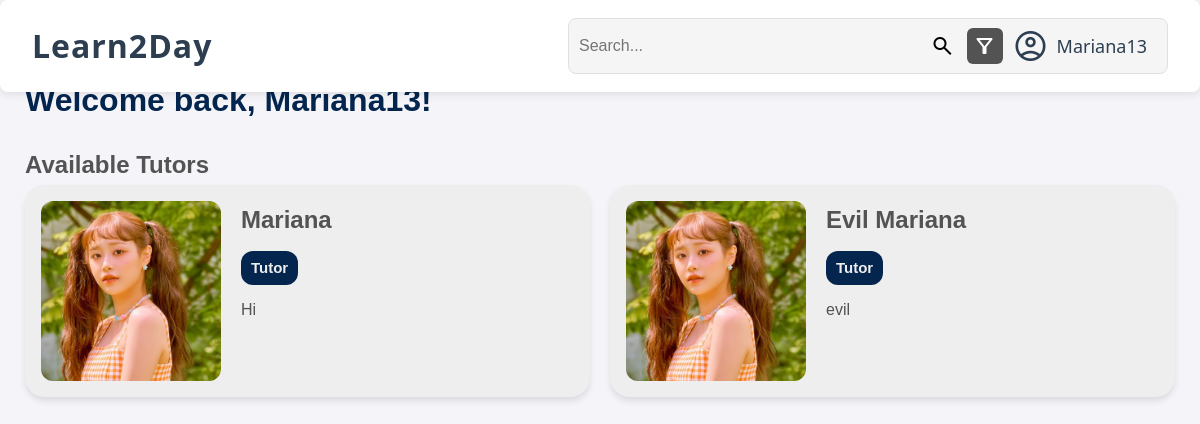
The app's page /homepage.php (signed in) with its own data.
### tables this page shows
CREATE TABLE TUTOR(
    ID_TUTOR VARCHAR(255) NOT NULL,
    NAME VARCHAR(255) NOT NULL,
    DATE_OF_BIRTH DATE NOT NULL,
    PROFILE_IMAGE VARCHAR(255) NOT NULL,
    DESCRIPTION TEXT,
    PRIMARY KEY (ID_TUTOR),
    FOREIGN KEY (ID_TUTOR) REFERENCES USERS(USERNAME) ON DELETE CASCADE
);

### src/includes/session.php (called while the page is built, shortened)
<?php
class Session {
    private static ?Session $instance = null;
    public static function getInstance(): Session {
        if (self::$instance == null) {
            self::$instance = new Session();
        }
        return self::$instance;
    }
    public function getUser(): ?User {
        return isset($_SESSION["user"]) ? $_SESSION["user"] : null;
    }
    public function isLoggedIn(): bool {
        return isset($_SESSION["user"]);
    }
}
?>

### src/homepage.php (the view, shortened to what this page needs)
<?php
require_once __DIR__ . '/includes/session.php';
$session = Session::getInstance();
$isLoggedIn = $session->isLoggedIn();
$db = Database::getInstance();
$searchQuery = '';
$searchResults = [];
$showAll = true;
$selectedSubjects = [];
$selectedLanguages = [];
$selectedLevels = [];
if ($showAll) {
    $stmt = $db->prepare("
        SELECT T.ID_TUTOR, T.NAME, T.PROFILE_IMAGE, T.DESCRIPTION
        FROM TUTOR T
    ");
    $stmt->execute();
    $tutors = $stmt->fetchAll(PDO::FETCH_ASSOC);
}
?>
<!DOCTYPE html>
<html lang="en">
<head>
    <link rel="stylesheet" href="styles/homepage.css">
</head>
<body>
    <header class="header">
        <div class="site-name">
            <a href="/homepage.php" class="main-page">Learn2Day</a>
        </div>
        <form method="GET" action="/homepage.php" class="search-form">
            <div class="search-bar">
                <input type="text" name="search" placeholder="Search..." value="<?= htmlspecialchars($searchQuery) ?>" />
                <button type="submit" class="search-button">
                    <span class="material-symbols-outlined">search</span>
                </button>
                <div class="filter-dropdown">
                    <button type="button" class="filter-button">
                        <span class="material-symbols-outlined">filter_alt</span>
                    </button>
                </div>
        </form>
        <div class="access-profile">
            <?php $user = $session->getUser(); ?>
            <button id="profile-button">
                <span class="material-symbols-outlined">account_circle</span>
                <?= htmlspecialchars($user->username) ?>
            </button>
        </div>
    </header>
    <main>
        <h1>Welcome<?= $isLoggedIn ? ' back, ' . htmlspecialchars($user->username) : '' ?>!</h1>
        <?php if (!empty($searchQuery) || !empty($selectedSubjects) || !empty($selectedLanguages) || !empty($selectedLevels)): ?>
            <section class="tutors-section">
                <h2>Search Results <?= !empty($searchQuery) ? 'for "' . htmlspecialchars($searchQuery) . '"' : '' ?></h2>
                <div class="cards-grid">
                    <?php if (!empty($searchResults)): ?>
                        <?php foreach ($searchResults as $user): ?>
                            <div class="card" id="<?= $user['type'] ?><?= htmlspecialchars($user['id']) ?>"
                                onclick="window.location.href='/profile.php?id=<?= urlencode($user['USERNAME']) ?>'"
                                style="cursor: pointer;">
                                <div class="container">
                                    <div class="details">
                                        <div class="content-wrapper">
                                            <img class="img" src="/uploads/profiles/<?= htmlspecialchars($user['PROFILE_IMAGE']) ?>"
                                                alt="<?= htmlspecialchars($user['NAME']) ?>"
                                                onerror="this.src='/uploads/profiles/default.png'">
                                            <div class="text-content">
                                                <h2 class="title"><?= htmlspecialchars($user['NAME']) ?></h2>
                                                <div class="subtitle-container">
                                                    <div class="subtitles"><?= ucfirst($user['type']) ?></div>
                                                </div>
                                                <?php if (!empty($user['DESCRIPTION'])): ?>
                                                    <p class="description"><?= htmlspecialchars($user['DESCRIPTION']) ?></p>
                                                <?php endif; ?>
                                            </div>
                                        </div>
                                    </div>
                                </div>
                            </div>
                        <?php endforeach; ?>
                    <?php else: ?>
                        <p>No tutors or students found matching your criteria.</p>
                    <?php endif; ?>
                </div>
            </section>
        <?php else: ?>
            <section class="tutors-section">
                <h2>Available Tutors</h2>
                <div class="cards-grid">
                    <?php foreach ($tutors as $tutor): ?>
                        <div class="card" id="tutor<?= htmlspecialchars($tutor['ID_TUTOR']) ?>"
                            onclick="window.location.href='/profile.php?id=<?= urlencode($tutor['ID_TUTOR']) ?>'"
                            style="cursor: pointer;">
                            <div class="container">
                                <div class="details">
                                    <div class="content-wrapper">
                                        <img class="img" src="/uploads/profiles/<?= htmlspecialchars($tutor['PROFILE_IMAGE']) ?>"
                                            alt="<?= htmlspecialchars($tutor['NAME']) ?>"
                                            onerror="this.src='/uploads/profiles/default.png'">
                                        <div class="text-content">
                                            <h2 class="title"><?= htmlspecialchars($tutor['NAME']) ?></h2>
                                            <div class="subtitle-container">
                                                <div class="subtitles">Tutor</div>
                                            </div>
                                            <?php if (!empty($tutor['DESCRIPTION'])): ?>
                                                <p class="description"><?= htmlspecialchars($tutor['DESCRIPTION']) ?></p>
                                            <?php endif; ?>
                                        </div>
                                    </div>
                                </div>
                            </div>
                        </div>
                    <?php endforeach; ?>
                </div>
            </section>
        <?php endif; ?>
    </main>
</body>
</html>

### src/styles/homepage.css (style rules this page uses)
* { margin: 0; padding: 0; box-sizing: border-box; }
header { background-color: white; box-shadow: 0 2px 10px rgba(0,0,0,0.1); border-radius: 8px; display: flex; align-items: center; padding: 18px 32px; justify-content: space-between; position: fixed; top: 0; left: 0; right: 0; z-index: 1000; gap: 24px; margin: 0 auto; max-width: 1200px; }
header button { cursor: pointer; }
.site-name { flex: 0 0 auto; }
.site-name .main-page { color: #2c3e50; font-family: 'Segoe UI', Tahoma, Geneva, Verdana, sans-serif; font-size: 32px; font-weight: bold; letter-spacing: 1px; text-decoration: none; padding: 0; }
.search-form { background: none; box-shadow: none; border: none; border-radius: 0; width: 40%; min-width: 260px; flex: 1 1 400px; max-width: 600px; display: flex; align-items: center; gap: 5px; }
.search-bar { background-color: #f5f5f5; border: 1px solid #e0e0e0; border-radius: 8px; padding: 5px 10px; display: flex; align-items: center; width: 100%; }
.search-bar input { background: none; border: none; outline: none; font-size: 16px; width: 100%; padding: 5px 0; color: #2c3e50; }
.search-button, .filter-button, .profile-button { background: none; border: none; display: flex; align-items: center; justify-content: center; padding: 4px; border-radius: 6px; transition: background 0.2s; }
.filter-button { background: #535353; border: none; border-radius: 6px; }
.filter-button .material-symbols-outlined { color: white; }
#profile-button { background: none; border: none; cursor: pointer; display: flex; align-items: center; justify-content: center; padding: 4px 10px; border-radius: 20px; font-size: 18px; color: #2c3e50; font-family: 'Segoe UI', Tahoma, Geneva, Verdana, sans-serif; font-weight: 500; gap: 8px; transition: background 0.2s; }
#profile-button .material-symbols-outlined { font-size: 36px; color: #2c3e50; }
.material-symbols-outlined { font-size: 28px; color: #000000; }
body { font-family: Arial, sans-serif; line-height: 1.6; color: #535353; background-color: #f4f4f9; padding: 25px; padding-top: 75px; }
h1 { font-size: 2rem; color: #03254e; margin-bottom: 20px; }
.cards-grid { display: grid; grid-template-columns: repeat(2, 1fr); gap: 20px; width: 100%; }
.card { min-width: 0; width: 100%; transition: transform 0.3s ease, box-shadow 0.3s ease; }
.card .container { background-color: #eeeeee; width: 100%; border-radius: 20px; height: 100%; padding: 16px; transition: all 0.3s ease; box-shadow: 0 4px 6px rgba(0, 0, 0, 0.1); }
.card .content-wrapper { display: flex; gap: 20px; align-items: flex-start; height: 100%; }
.card .img { width: 214px; height: 214px; border-radius: 12px; object-fit: cover; flex-shrink: 0; transition: transform 0.3s ease; }
.card .subtitle-container { display: flex; gap: 8px; flex-wrap: wrap; }
.card .subtitles { padding: 5px 10px; background-color: #03254e; border-radius: 12px; font-size: 15px; font-weight: 600; color: #eeeeee; display: inline-block; transition: all 0.3s ease; }
.card .text-content { display: flex; flex-direction: column; gap: 12px; flex: 1; min-width: 0; overflow: hidden; }
.card .description { transition: color 0.3s ease; word-wrap: break-word; overflow: hidden; text-overflow: ellipsis; display: -webkit-box; -webkit-line-clamp: 3; line-clamp: 3; -webkit-box-orient: vertical; }
.card .img { width: 180px; height: 180px; border-radius: 12px; object-fit: cover; flex-shrink: 0; transition: transform 0.3s ease; }
.card .title { transition: color 0.3s ease; }
.card .description { transition: color 0.3s ease; }
.filter-button { background: #535353; border: none; border-radius: 6px; padding: 6px; cursor: pointer; transition: background-color 0.2s ease; }
.filter-button .material-symbols-outlined { color: white; font-size: 24px; }
.filter-dropdown { position: relative; display: inline-block; margin-left: 8px; }

### records on screen
tutor: PROFILE_IMAGE (picture), NAME "Mariana", DESCRIPTION "Hi"
tutor: PROFILE_IMAGE (picture), NAME "Evil Mariana", DESCRIPTION "evil"

### other values on screen
$user->username "Mariana13"
